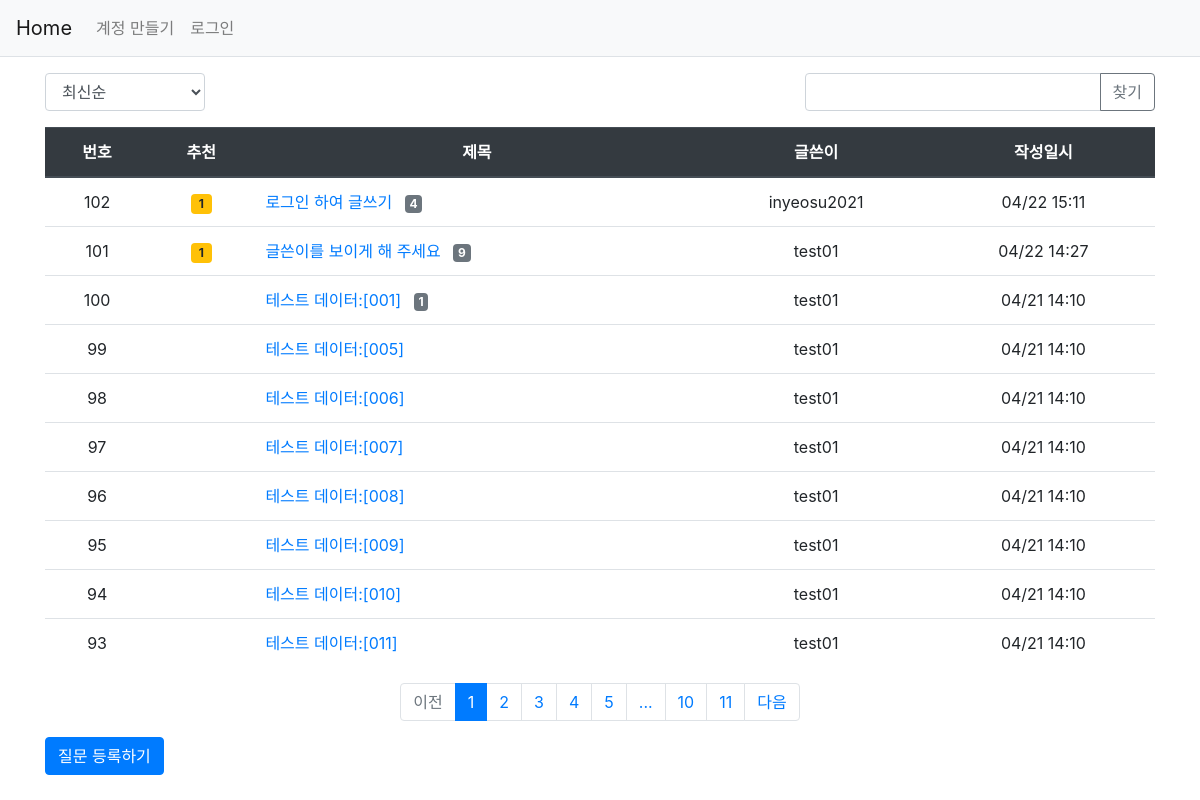
Page /question/list/ on the committed database.
### pybo/models.py (models this page shows)
class Question(db.Model):
    id = db.Column(db.Integer, primary_key=True)
    subject = db.Column(db.String(200), nullable=False)
    content = db.Column(db.Text(), nullable=False)
    create_date = db.Column(db.DateTime(), nullable=False)
    user_id = db.Column(db.Integer, db.ForeignKey(
        'user.id', ondelete='CASCADE'), nullable=False)
    user = db.relationship('User', backref=db.backref('question_set'))
    modify_date = db.Column(db.DateTime(), nullable=True)
    voter = db.relationship('User', secondary=question_voter,
                            backref=db.backref('question_voter_set'))

class User(db.Model):
    id = db.Column(db.Integer, primary_key=True)
    username = db.Column(db.String(150), nullable=False, unique=True)
    password = db.Column(db.String(200), nullable=False)
    email = db.Column(db.String(120), nullable=False, unique=True)

### pybo/views/question_views.py (the view, shortened to what this page needs)
@bp.route('/list/')
def _list():
    page = request.args.get('page', type=int, default=1)
    kw = request.args.get('kw', type=str, default='')
    so = request.args.get('so', type=str, default='recent')
    if so == 'recommend':
        sub_query = db.session.query(question_voter.c.question_id, func.count('*').label('num_voter')) \
            .group_by(question_voter.c.question_id).subquery()
        question_list = Question.query \
            .outerjoin(sub_query, Question.id == sub_query.c.question_id) \
            .order_by(sub_query.c.num_voter.desc(), Question.create_date.desc())
    elif so == 'popular':
        sub_query = db.session.query(Answer.question_id, func.count('*').label('num_answer')) \
            .group_by(Answer.question_id).subquery()
        question_list = Question.query \
            .outerjoin(sub_query, Question.id == sub_query.c.question_id) \
            .order_by(sub_query.c.num_answer.desc(), Question.create_date.desc())
    else:  # recent 일 때 조회
        question_list = Question.query.order_by(Question.create_date.desc())
    question_list = question_list.paginate(page, per_page=10)
    return render_template('question/question_list.html', question_list=question_list, page=page, kw=kw, so=so)

### pybo/filter.py (called while the page is built)
def format_datetime1(value, fmt=' %m/%d  %H:%M'):
    return value.strftime(fmt)

### pybo/views/auth_views.py (called while the page is built)
@bp.before_app_request
def load_logged_in_user():
    user_id = session.get('user_id')
    if user_id is None:
        g.user = None
    else:
        g.user = User.query.get(user_id)

### pybo/templates/question/question_list.html (shortened to what this page needs)
{% extends 'base.html' %}
{% block content %}
<div class="container my-3">
    <div class="row justify-content-between my-3">
        <div class="col-2">
            <select class="form-control so">
                <option value="recent" {% if so == 'recent' %}selected{% endif %}>최신순</option>
            </select>
        </div>
    <div class="col-4 input-group">
        <input type="text" class="form-control kw" value="{{ kw or ''}}">
        <div class="input-group-append">
            <button class="btn btn-outline-secondary" type="button" id="btn_search">찾기</button>
        </div>
    </div>
    </div>
    <table class="table">
        <thead>
            <tr class="text-center thead-dark">
                <th>번호</th>
                <th>추천</th>
                <th style="width=50%">제목</th>
                <th>글쓴이</th>
                <th>작성일시</th>
            </tr>
        </thead>
        <tbody>
        {% if question_list %}
        {% for question in question_list.items %}
        <tr class="text-center">
            <td>{{ question_list.total - ((question_list.page -1)* question_list.per_page) - loop.index0 }}</td>
            <td>
                {% if question.voter|length > 0 %}
                <span class="badge badge-warning px-2 py-1">{{ question.voter|length }}</span>
                {% endif %}
            </td>
            <td class="text-left">
                <a href="{{ url_for('question.detail', question_id = question.id) }}">{{ question.subject }}</a>
                {% if question.answer_set |length > 0 %}
                    <span class="badge badge-secondary ml-2">{{ question.answer_set |length }}</span>
                    {% endif %}
                </td>
                <td>{{ question.user.username }}</td>
                <td>{{ question.create_date|datetime1 }}</td>
        </tr>
        {% endfor %}
        {% else %}
        <tr>
            <td colspan="3">질문이 없습니다.</td>
        </tr>
        {% endif %}
        </tbody>
    </table>
    {% include "paging.html" %}
<a href="{{ url_for('question.create') }}" class="btn btn-primary">질문 등록하기</a>
</div>
{% endblock %}

### rows in the picture
Question: total "102", voter|length "1", subject "로그인 하여 글쓰기", answer_set|length "4", user.username "inyeosu2021", create_date "04/22 15:11"
Question: total "101", voter|length "1", subject "글쓴이를 보이게 해 주세요", answer_set|length "9", user.username "test01", create_date "04/22 14:27"
Question: total "100", subject "테스트 데이터:[001]", answer_set|length "1", user.username "test01", create_date "04/21 14:10"
Question: total "99", subject "테스트 데이터:[005]", user.username "test01", create_date "04/21 14:10"
Question: total "98", subject "테스트 데이터:[006]", user.username "test01", create_date "04/21 14:10"
Question: total "97", subject "테스트 데이터:[007]", user.username "test01", create_date "04/21 14:10"
Question: total "96", subject "테스트 데이터:[008]", user.username "test01", create_date "04/21 14:10"
Question: total "95", subject "테스트 데이터:[009]", user.username "test01", create_date "04/21 14:10"
Question: total "94", subject "테스트 데이터:[010]", user.username "test01", create_date "04/21 14:10"
Question: total "93", subject "테스트 데이터:[011]", user.username "test01", create_date "04/21 14:10"

### other values in the picture
{{ page_num }} "1"
{{ page_num }} "2" "3" "4" "5" "10" "11"
